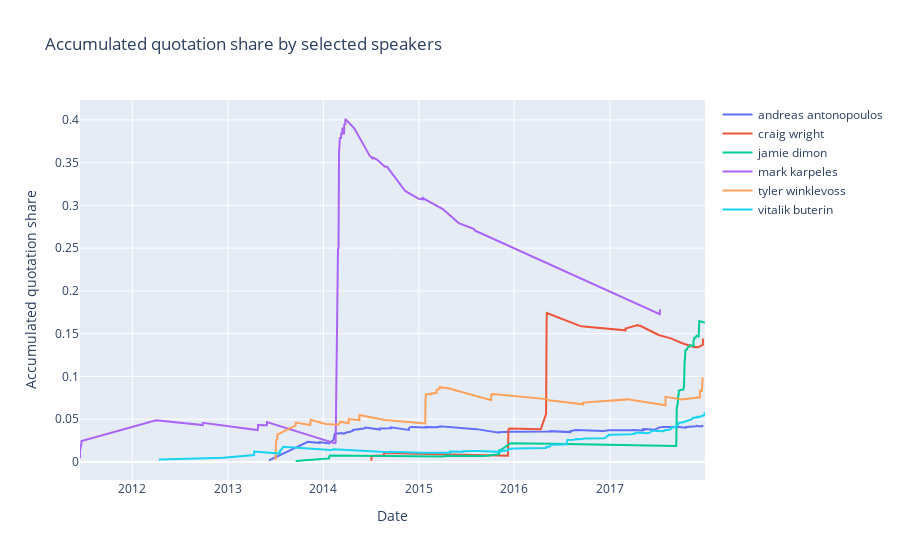

Notebook code cell kept with this figure:
### Code cell
speakers = ['craig wright',
            'jamie dimon', 
            'vitalik buterin',
            'tyler winklevoss',
            'mark karpeles',
            'andreas antonopoulos']

d2o = df[["d", "o"]].to_dict()
d2o = {d2o["d"][i]: d2o["o"][i] for i in d2o["o"]}
d2o = dict(sorted(d2o.items(), key=lambda item: item[0]))
total = 0
for d_, o_ in d2o.items():
    d2o[d_] = d2o[d_] + total
    total = d2o[d_]

df = df[df.apply(lambda x: x['s'] in speakers, axis=1)]

speaker2o = df.groupby("s")["o"].apply(lambda x: list(x)).to_dict()
speaker2d = df.groupby("s")["d"].apply(lambda x: list(x)).to_dict()

speaker2pairs = {}
for speaker in speaker2o:
    if speaker in speakers:
        o, d = speaker2o[speaker], speaker2d[speaker]
        a, b = list(zip(*sorted(list(zip(d, o)), key=lambda x: x[0])))
        speaker2pairs[speaker] = (a, np.cumsum(b) / np.array([d2o[d_] for d_ in a]))

fig = go.Figure()
df_ = {}
for speaker, pair in speaker2pairs.items():
    df_[speaker] = pd.DataFrame(pair).T.rename(columns={0: "date", 1: "o"})
    fig.add_trace(go.Scatter(x=df_[speaker]["date"], y=df_[speaker]["o"], name=speaker))
    
    
fig.update_layout(title="Accumulated quotation share by selected speakers")
fig.update_xaxes(title="Date")
fig.update_yaxes(title="Accumulated quotation share")

fig.write_html('docs/_includes/accumulated_quotation_share_by_speaker.html')

fig.show()
